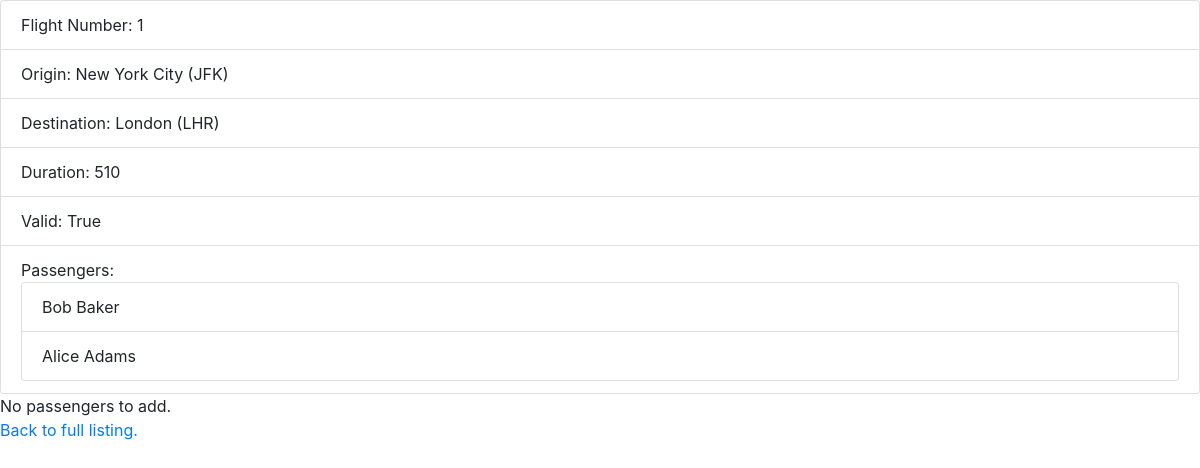
/1, run on an earlier commit of the app's database.
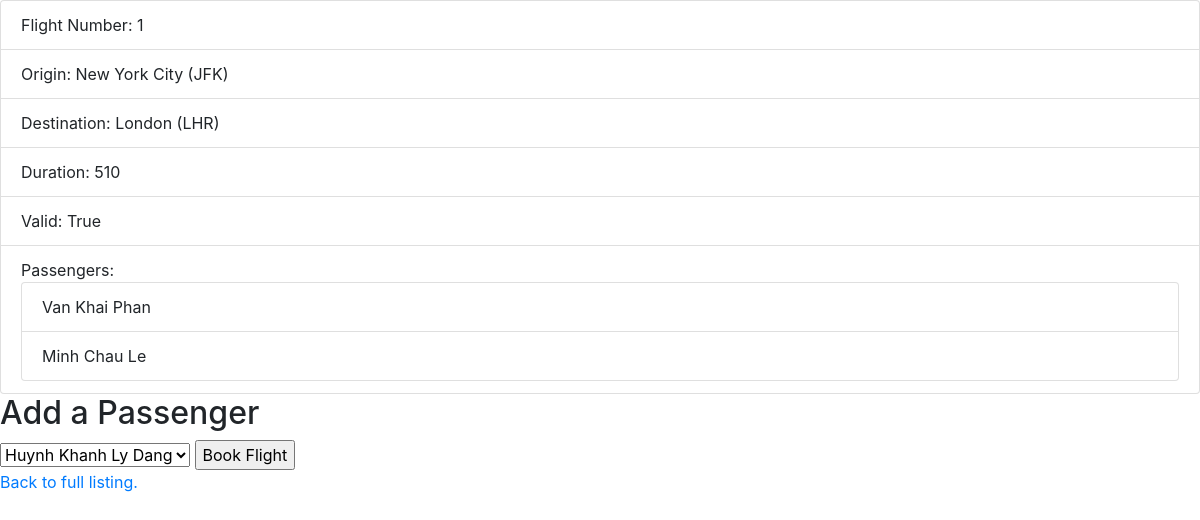
And on a later commit of the database.
### flights/models.py (models this page shows)
class Passenger(models.Model):
    first = models.CharField(max_length=64)
    last = models.CharField(max_length=64)
    flights = models.ManyToManyField(Flight, blank=True, related_name="passengers")
    def __str__(self):
        return f"{self.first} {self.last}"

### flights/views.py (the view)
# urls.py: path("<int:flight_id>", views.flight, name="flight"),
def flight(request, flight_id):
    try:
        flight = Flight.objects.get(pk=flight_id)
    except Flight.DoesNotExist:
        raise Http404("Flight does not exist")
    context = {
        "flight": flight,
        "passengers": flight.passengers.all(),
        "non_passengers": Passenger.objects.exclude(flights=flight).all()
    }
    return render(request, "flights/flight.html", context)

### flights/models.py (called while the page is built)
    def __str__(self):
        return f"{self.city} ({self.code})"

    def is_valid_flight(self):
        return (self.origin != self.destination) and (self.duration >= 0)

### flights/templates/flights/flight.html (shortened to what this page needs)
{% extends "flights/base.html" %}
{% block body %}
    <ul class="list-group">
        <li class="list-group-item">Flight Number: {{ flight.id }}</li>
        <li class="list-group-item">Origin: {{ flight.origin }}</li>
        <li class="list-group-item">Destination:  {{ flight.destination }}</li>
        <li class="list-group-item">Duration:  {{ flight.duration }}</li>
        <li class="list-group-item">Valid: {{ flight.is_valid_flight }}</li>
        <li class="list-group-item">
            Passengers:
            <ul class="list-group">
                {% for passenger in passengers %}
                    <li class="list-group-item">{{ passenger }}</li>
                {% empty %}
                    <li class="list-group-item">No passengers</li>
                {% endfor %}
            </ul>
        </li>
    </ul>
    {% if non_passengers %}
        <h2>Add a Passenger</h2>
        <form action="{% url 'book' flight.id %}" method="post">
            <select name="passenger">
                {% for passenger in non_passengers %}
                    <option value="{{ passenger.id }}">{{ passenger }}</option>
                {% endfor %}
            </select>
            <input type="submit" value="Book Flight" />
        </form>
    {% else %}
        <div>No passengers to add.</div>
    {% endif %}
    <a href="{% url 'index' %}">Back to full listing.</a>
{% endblock %}

What changed in the data, as far as the page shows it:
removed Passenger: first+last "Bob Baker"
removed Passenger: first+last "Alice Adams"
added Passenger: first+last "Van Khai Phan"
added Passenger: first+last "Minh Chau Le"
Also different on the page:
form field passenger: (not shown) → "Huynh Khanh Ly Dang"
form field value: (not shown) → "Book Flight"
text no longer shown: "No passengers to add."
text now shown: "Add a Passenger"
